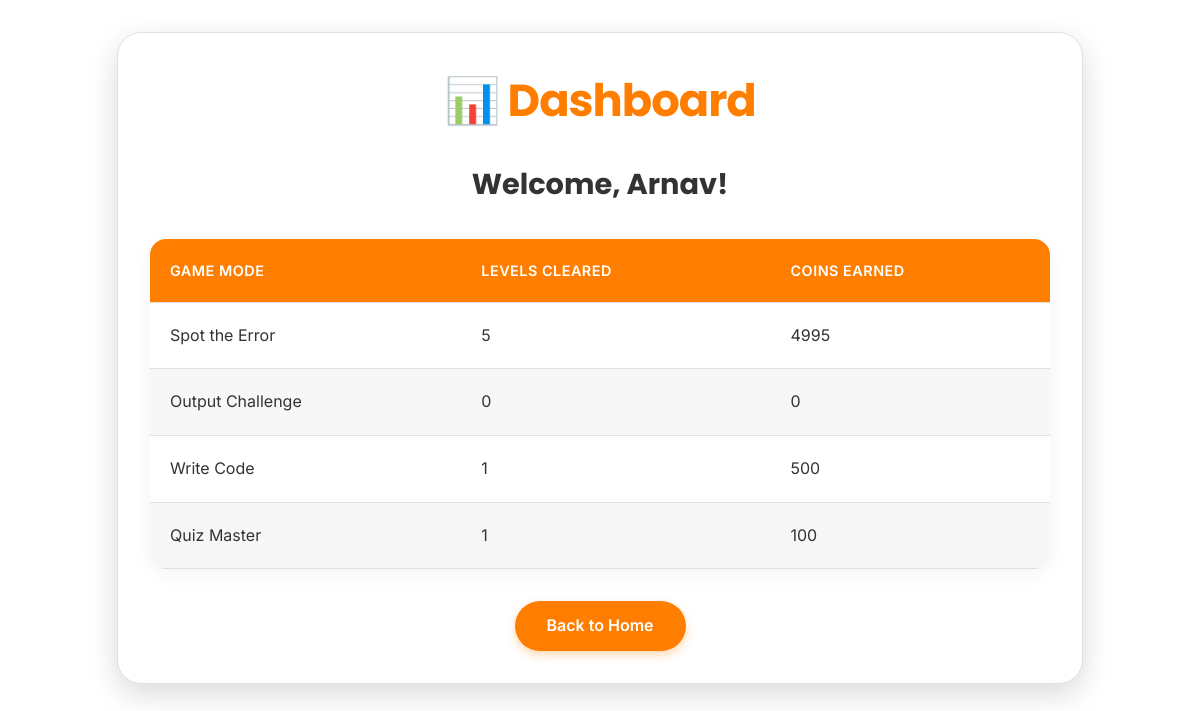
Page /dashboard (signed in) on the committed database.
### tables this page shows
CREATE TABLE account(
                 id integer primary key autoincrement,
                 name text,
                 username text unique,
                 email text,
                 password text
                 );

CREATE TABLE user_progress(
            id integer primary key autoincrement,
            user_id integer not null,
            levels_cleared integer default 0,
            coins integer default 0,
            output_levels_cleared integer default 0,
            output_coins integer default 0,
            write_levels_cleared integer default 0,
            write_coins integer default 0,
            quiz_levels_cleared integer default 0,
            quiz_coins integer default 0,
            foreign key(user_id) references account(id)
        );

### app.py (the view)
@app.route("/dashboard")
def dashboard():
    name = session["p_name"]
    conn = sq.connect("database.db")
    conn.row_factory = sq.Row
    cur = conn.cursor()
    cur.execute("SELECT id FROM account WHERE name = ?", (name,))
    user_row = cur.fetchone()
    user_id = user_row["id"]
    cur.execute("SELECT * FROM user_progress WHERE user_id = ?", (user_id,))
    progress = cur.fetchone()
    conn.close()
    stats = {
        "Spot the Error": {
            "levels": progress["levels_cleared"],
            "coins": progress["coins"],
        },
        "Output Challenge": {
            "levels": progress["output_levels_cleared"],
            "coins": progress["output_coins"],
        },
        "Write Code": {
            "levels": progress["write_levels_cleared"],
            "coins": progress["write_coins"],
        },
        "Quiz Master": {
            "levels": progress["quiz_levels_cleared"],
            "coins": progress["quiz_coins"],
        },
    }
    return render_template("dashboard.html", name=name, stats=stats)

### templates/dashboard.html (shortened to what this page needs)
<!DOCTYPE html>
<html lang="en">
<head>
</head>
<body>
    <div class="container">
        <h1>📊 Dashboard</h1>
        <h2>Welcome, {{ name }}!</h2>
        <table>
            <thead>
                <tr>
                    <th>Game Mode</th>
                    <th>Levels Cleared</th>
                    <th>Coins Earned</th>
                </tr>
            </thead>
            <tbody>
                {% for mode, data in stats.items() %}
                <tr>
                    <td>{{ mode }}</td>
                    <td>{{ data.levels }}</td>
                    <td>{{ data.coins }}</td>
                </tr>
                {% endfor %}
            </tbody>
        </table>
        <footer class="dashboard-footer">
            <a class="btn-back" href="/home">Back to Home</a>
        </footer>
    </div>
</body>
</html>

### templates/dashboard.html (style rules this page uses)
:root { --bg-light: #ffffff; --bg-card: #ffffff; --text-dark: #333333; --text-secondary: #666666; --accent-orange: #ff7e00; --accent-orange-dark: #cc6400; }
body { background-color: var(--bg-light); color: var(--text-dark); font-family: 'Inter', sans-serif; margin: 0; padding: 2rem; display: flex; flex-direction: column; align-items: center; min-height: 100vh; line-height: 1.6; -webkit-font-smoothing: antialiased; -moz-osx-font-smoothing: grayscale; }
.container { width: 100%; max-width: 900px; padding: 2rem; background-color: var(--bg-card); border: 1px solid #e0e0e0; border-radius: 1.5rem; box-shadow: 0 10px 30px rgba(0, 0, 0, 0.15); text-align: center; margin-bottom: 2rem; }
h1 { font-family: 'Poppins', sans-serif; font-size: 2.8rem; color: var(--accent-orange); margin-top: 0; margin-bottom: 1.5rem; letter-spacing: -1px; }
h2 { font-family: 'Poppins', sans-serif; font-size: 1.8rem; color: var(--text-dark); margin-bottom: 2rem; }
table { width: 100%; border-collapse: collapse; margin-top: 2rem; border-radius: 1rem; overflow: hidden; box-shadow: 0 5px 20px rgba(0, 0, 0, 0.05); }
th, td { padding: 1.25rem; text-align: left; border-bottom: 1px solid #e0e0e0; }
th { background-color: var(--accent-orange); color: var(--bg-card); font-weight: 600; text-transform: uppercase; font-size: 0.9rem; letter-spacing: 0.5px; }
tr:nth-child(even) { background-color: #f7f7f7; }
.btn-back { display: inline-block; margin-top: 2rem; padding: 0.75rem 2rem; background-color: var(--accent-orange); color: var(--bg-card); text-decoration: none; border-radius: 9999px; font-weight: 600; box-shadow: 0 4px 10px rgba(255, 126, 0, 0.3); }

### rows in the picture
account: name "Arnav"
user_progress: coins "4995" "500"

### other values in the picture
{{ mode }} "Spot the Error" "Output Challenge" "Write Code" "Quiz Master"
{{ data.levels }} "5" "0" "1" "1"
{{ data.coins }} "0" "100"
